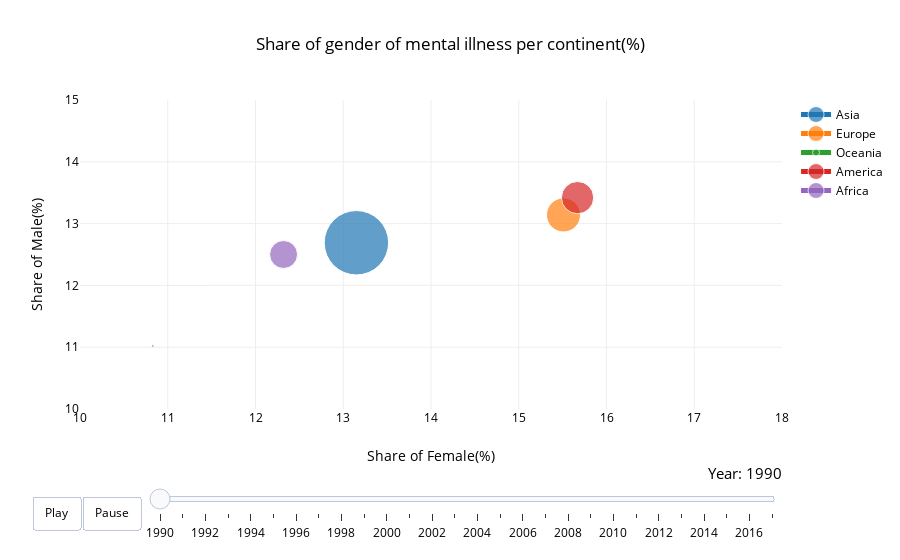

The code cell stored with this chart in its notebook:
### Code cell
iplot(fig_gender, validate=True)

### Figure 1 — Plotly figure (JSON) as saved in the notebook; plotly's stock layout.template omitted (floating-point values rounded to 4 significant figures)
{"data": [{"line": {"width": 5}, "marker": {"size": [4151.0], "sizemode": "area", "sizeref": 2}, "mode": "lines+markers", "name": "Asia", "text": "(Female(%), Male(%))", "type": "scatter", "uid": "edd4fa56-54ac-4684-acb8-ef21c831ec37", "x": [13.15], "y": [12.69]}, {"line": {"width": 5}, "marker": {"size": [1157.0], "sizemode": "area", "sizeref": 2}, "mode": "lines+markers", "name": "Europe", "text": "(Female(%), Male(%))", "type": "scatter", "uid": "40bbcc86-20d0-4930-bc12-dde6468e48a3", "x": [15.51], "y": [13.14]}, {"line": {"width": 5}, "marker": {"size": [7.059], "sizemode": "area", "sizeref": 2}, "mode": "lines+markers", "name": "Oceania", "text": "(Female(%), Male(%))", "type": "scatter", "uid": "c95c6318-3a4c-4b7b-886e-50e6cb82b5cf", "x": [10.83], "y": [11.02]}, {"line": {"width": 5}, "marker": {"size": [1044.0], "sizemode": "area", "sizeref": 2}, "mode": "lines+markers", "name": "America", "text": "(Female(%), Male(%))", "type": "scatter", "uid": "6ad03703-40af-427a-8688-bc39c6f45f37", "x": [15.67], "y": [13.42]}, {"line": {"width": 5}, "marker": {"size": [782.7], "sizemode": "area", "sizeref": 2}, "mode": "lines+markers", "name": "Africa", "text": "(Female(%), Male(%))", "type": "scatter", "uid": "b749a611-7edf-4274-ac27-006796b2b2e7", "x": [12.32], "y": [12.5]}], "layout": {"font": {"color": "#000000"}, "hovermode": "closest", "paper_bgcolor": "rgba(0,0,0,0)", "plot_bgcolor": "rgba(0,0,0,0)", "sliders": [{"active": 0, "currentvalue": {"font": {"size": 15}, "prefix": "Year: ", "visible": true, "xanchor": "right"}, "len": 0.9, "pad": {"b": 10, "t": 50}, "steps": [{"args": [["1990"], {"frame": {"duration": 300, "redraw": true}, "mode": "immediate", "transition": {"duration": 300}}], "label": "1990", "method": "animate"}, {"args": [["1991"], {"frame": {"duration": 300, "redraw": true}, "mode": "immediate", "transition": {"duration": 300}}], "label": "1991", "method": "animate"}, {"args": [["1992"], {"frame": {"duration": 300, "redraw": true}, "mode": "immediate", "transition": {"duration": 300}}], "label": "1992", "method": "animate"}, {"args": [["1993"], {"frame": {"duration": 300, "redraw": true}, "mode": "immediate", "transition": {"duration": 300}}], "label": "1993", "method": "animate"}, {"args": [["1994"], {"frame": {"duration": 300, "redraw": true}, "mode": "immediate", "transition": {"duration": 300}}], "label": "1994", "method": "animate"}, {"args": [["1995"], {"frame": {"duration": 300, "redraw": true}, "mode": "immediate", "transition": {"duration": 300}}], "label": "1995", "method": "animate"}, {"args": [["1996"], {"frame": {"duration": 300, "redraw": true}, "mode": "immediate", "transition": {"duration": 300}}], "label": "1996", "method": "animate"}, {"args": [["1997"], {"frame": {"duration": 300, "redraw": true}, "mode": "immediate", "transition": {"duration": 300}}], "label": "1997", "method": "animate"}, {"args": [["1998"], {"frame": {"duration": 300, "redraw": true}, "mode": "immediate", "transition": {"duration": 300}}], "label": "1998", "method": "animate"}, {"args": [["1999"], {"frame": {"duration": 300, "redraw": true}, "mode": "immediate", "transition": {"duration": 300}}], "label": "1999", "method": "animate"}, {"args": [["2000"], {"frame": {"duration": 300, "redraw": true}, "mode": "immediate", "transition": {"duration": 300}}], "label": "2000", "method": "animate"}, {"args": [["2001"], {"frame": {"duration": 300, "redraw": true}, "mode": "immediate", "transition": {"duration": 300}}], "label": "2001", "method": "animate"}, {"args": [["2002"], {"frame": {"duration": 300, "redraw": true}, "mode": "immediate", "transition": {"duration": 300}}], "label": "2002", "method": "animate"}, {"args": [["2003"], {"frame": {"duration": 300, "redraw": true}, "mode": "immediate", "transition": {"duration": 300}}], "label": "2003", "method": "animate"}, {"args": [["2004"], {"frame": {"duration": 300, "redraw": true}, "mode": "immediate", "transition": {"duration": 300}}], "label": "2004", "method": "animate"}, {"args": [["2005"], {"frame": {"duration": 300, "redraw": true}, "mode": "immediate", "transition": {"duration": 300}}], "label": "2005", "method": "animate"}, {"args": [["2006"], {"frame": {"duration": 300, "redraw": true}, "mode": "immediate", "transition": {"duration": 300}}], "label": "2006", "method": "animate"}, {"args": [["2007"], {"frame": {"duration": 300, "redraw": true}, "mode": "immediate", "transition": {"duration": 300}}], "label": "2007", "method": "animate"}, {"args": [["2008"], {"frame": {"duration": 300, "redraw": true}, "mode": "immediate", "transition": {"duration": 300}}], "label": "2008", "method": "animate"}, {"args": [["2009"], {"frame": {"duration": 300, "redraw": true}, "mode": "immediate", "transition": {"duration": 300}}], "label": "2009", "method": "animate"}, {"args": [["2010"], {"frame": {"duration": 300, "redraw": true}, "mode": "immediate", "transition": {"duration": 300}}], "label": "2010", "method": "animate"}, {"args": [["2011"], {"frame": {"duration": 300, "redraw": true}, "mode": "immediate", "transition": {"duration": 300}}], "label": "2011", "method": "animate"}, {"args": [["2012"], {"frame": {"duration": 300, "redraw": true}, "mode": "immediate", "transition": {"duration": 300}}], "label": "2012", "method": "animate"}, {"args": [["2013"], {"frame": {"duration": 300, "redraw": true}, "mode": "immediate", "transition": {"duration": 300}}], "label": "2013", "method": "animate"}, {"args": [["2014"], {"frame": {"duration": 300, "redraw": true}, "mode": "immediate", "transition": {"duration": 300}}], "label": "2014", "method": "animate"}, {"args": [["2015"], {"frame": {"duration": 300, "redraw": true}, "mode": "immediate", "transition": {"duration": 300}}], "label": "2015", "method": "animate"}, {"args": [["2016"], {"frame": {"duration": 300, "redraw": true}, "mode": "immediate", "transition": {"duration": 300}}], "label": "2016", "method": "animate"}, {"args": [["2017"], {"frame": {"duration": 300, "redraw": true}, "mode": "immediate", "transition": {"duration": 300}}], "label": "2017", "method": "animate"}], "transition": {"duration": 300, "easing": "cubic-in-out"}, "x": 0.1, "xanchor": "left", "y": 0, "yanchor": "top"}], "title": "Share of gender of mental illness per continent(%)", "updatemenus": [{"buttons": [{"args": [null, {"frame": {"duration": 500, "redraw": true}, "fromcurrent": true, "transition": {"duration": 300, "easing": "quadratic-in-out"}}], "label": "Play", "method": "animate"}, {"args": [[null], {"frame": {"duration": 0, "redraw": true}, "mode": "immediate", "transition": {"duration": 0}}], "label": "Pause", "method": "animate"}], "direction": "left", "pad": {"r": 10, "t": 87}, "showactive": false, "type": "buttons", "x": 0.1, "xanchor": "right", "y": 0, "yanchor": "top"}], "xaxis": {"range": [10, 18], "title": "Share of Female(%)"}, "yaxis": {"range": [10, 15], "title": "Share of Male(%)"}}}
